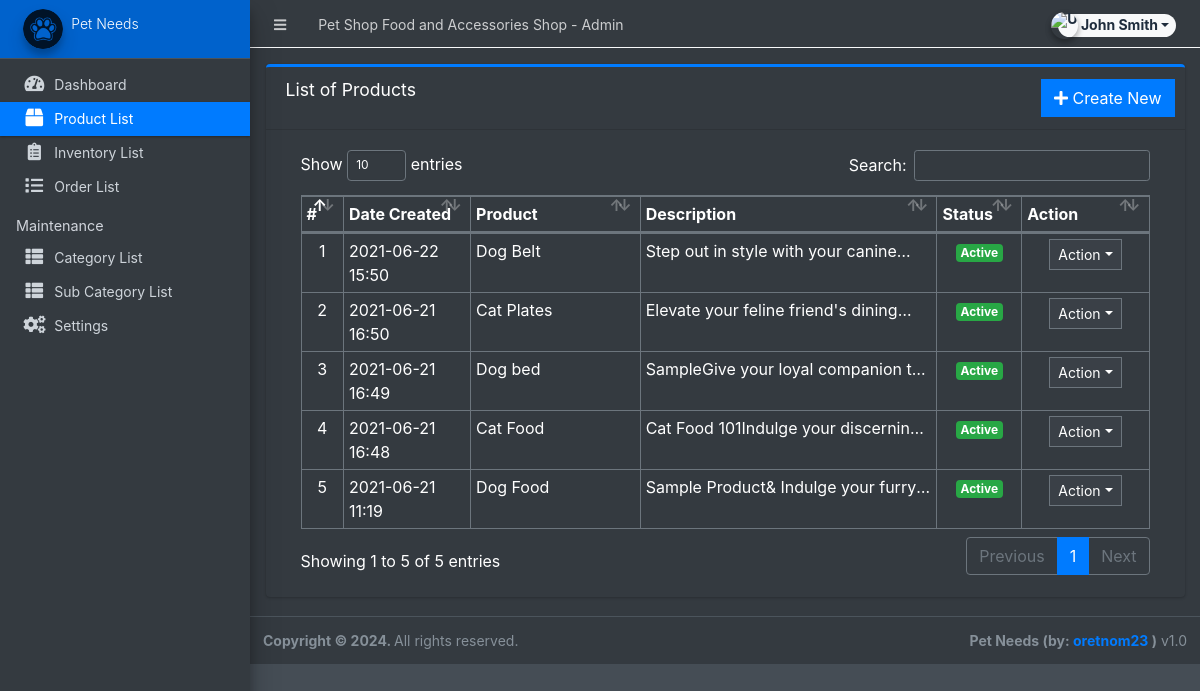
/admin/?page=product (signed in), run on the app's committed database.
### tables this page shows
CREATE TABLE `products` (
  `id` int(30) NOT NULL,
  `category_id` int(30) NOT NULL,
  `sub_category_id` int(30) NOT NULL,
  `product_name` varchar(250) NOT NULL,
  `description` text NOT NULL,
  `status` tinyint(1) NOT NULL DEFAULT 1,
  `date_created` datetime NOT NULL DEFAULT current_timestamp()
);

### admin/product/index.php (the view, shortened to what this page needs)
<div class="card card-outline card-primary">
	<div class="card-header">
		<h3 class="card-title">List of Products</h3>
		<div class="card-tools">
			<a href="?page=product/manage_product" class="btn btn-flat btn-primary"><span class="fas fa-plus"></span>  Create New</a>
		</div>
	</div>
	<div class="card-body">
		<div class="container-fluid">
        <div class="container-fluid">
			<table class="table table-bordered table-stripped">
				<colgroup>
					<col width="5%">
					<col width="15%">
					<col width="20%">
					<col width="35%">
					<col width="10%">
					<col width="15%">
				</colgroup>
				<thead>
					<tr>
						<th>#</th>
						<th>Date Created</th>
						<th>Product</th>
						<th>Description</th>
						<th>Status</th>
						<th>Action</th>
					</tr>
				</thead>
				<tbody>
					<?php
					$i = 1;
						$qry = $conn->query("SELECT * from `products` order by unix_timestamp(date_created) desc ");
						while($row = $qry->fetch_assoc()):
                            $row['description'] = strip_tags(stripslashes(html_entity_decode($row['description'])));
					?>
						<tr>
							<td class="text-center"><?php echo $i++; ?></td>
							<td><?php echo date("Y-m-d H:i",strtotime($row['date_created'])) ?></td>
							<td><?php echo $row['product_name'] ?></td>
							<td ><p class="truncate-1 m-0"><?php echo $row['description'] ?></p></td>
							<td class="text-center">
                                <?php if($row['status'] == 1): ?>
                                    <span class="badge badge-success">Active</span>
                                <?php else: ?>
                                    <span class="badge badge-danger">Inactive</span>
                                <?php endif; ?>
                            </td>
							<td align="center">
								 <button type="button" class="btn btn-flat btn-default btn-sm dropdown-toggle dropdown-icon" data-toggle="dropdown">
				                  		Action
				                  </button>
							</td>
						</tr>
					<?php endwhile; ?>
				</tbody>
			</table>
		</div>
		</div>
	</div>
</div>

### data on the page
products: date_created "2021-06-22 15:50", product_name "Dog Belt", description "Step out in style with your…", status "Active"
products: date_created "2021-06-21 16:50", product_name "Cat Plates", description "Elevate your feline friend's…", status "Active"
products: date_created "2021-06-21 16:49", product_name "Dog bed", description "SampleGive your loyal companion…", status "Active"
products: date_created "2021-06-21 16:48", product_name "Cat Food", description "Cat Food 101Indulge your…", status "Active"
products: date_created "2021-06-21 11:19", product_name "Dog Food", description "Sample Product& Indulge your…", status "Active"

### other printed values
$_settings->info('name') "Pet Shop Food and Accessories Shop"
$_settings->userdata('firstname').' '.$_settings->userdata('lastname') "John Smith"
$_settings->info('short_name') "Pet Needs"
